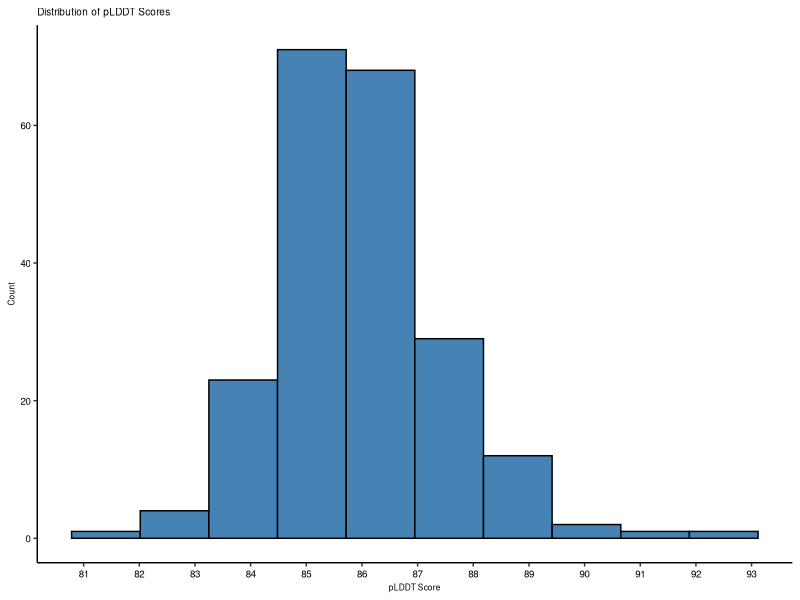
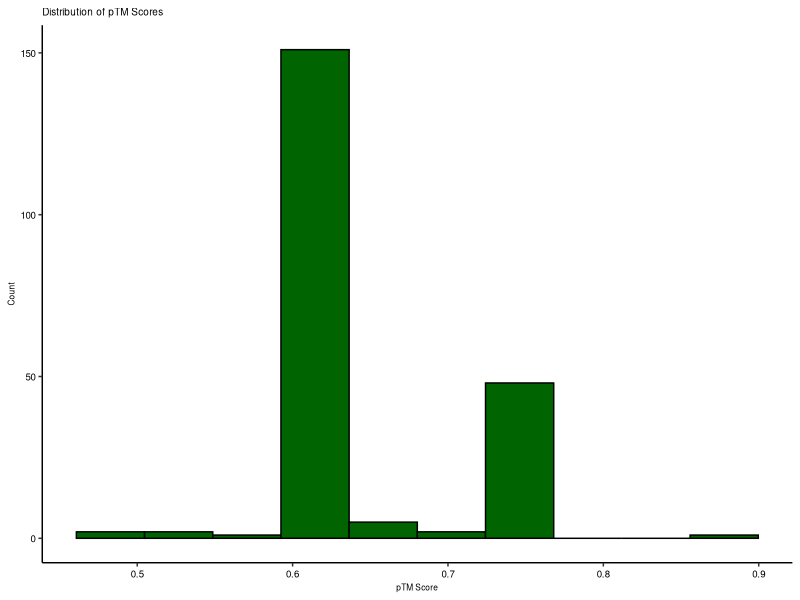
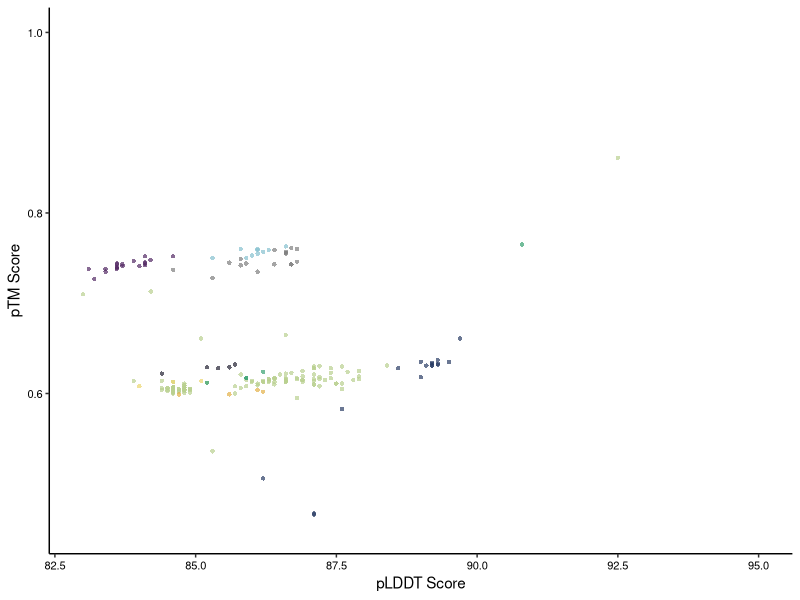
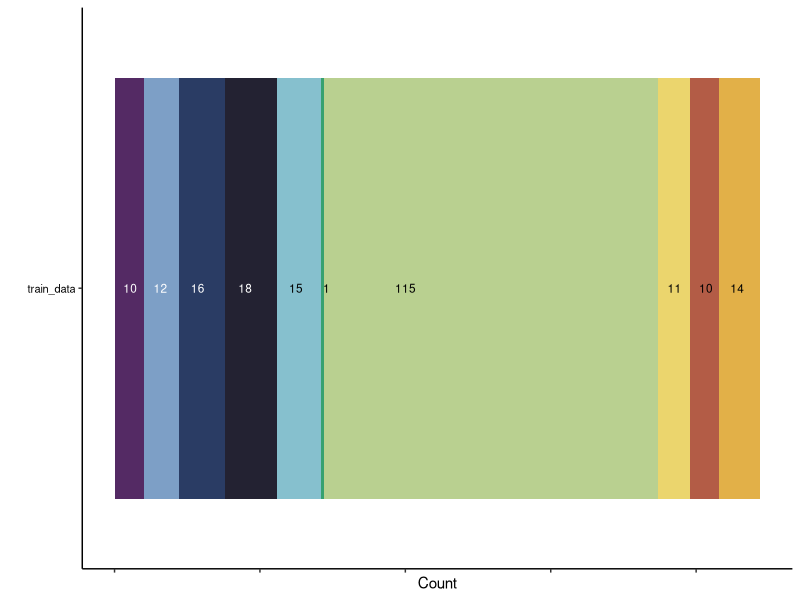

Source code (R) for these figures, in order:
#-----------------------------------------------------------------------------------------------
# Author: Danielle M. Stevens
# Last Updated: 07/06/2020
# Script Purpose: 
# Inputs: 
# Outputs: 
#-----------------------------------------------------------------------------------------------

######################################################################
#  libraries to load
######################################################################

#load packages
library(readr)
library(tidyverse)
library(ggplot2)
library(ggrepel)

# color code for genera of interest
epitope_colors <- c("#b35c46","#e2b048","#ebd56d","#b9d090","#37a170","#86c0ce","#7d9fc6", "#2a3c64", "#542a64", "#232232")
names(epitope_colors) <- c("crip21","csp22","elf18","flg22","flgII-28","In11","nlp", "pep-25", "pg", "scoop")

receptor_colors <- c("#b35c46","#e2b048","#ebd56d","#b9d090","#37a170","#86c0ce","#7d9fc6", "#2a3c64", "#542a64", "#232232")
names(receptor_colors) <- c("CuRe1","CORE","EFR","FLS2","FLS3","INR","RLP23", "PERU", "RLP42", "MIK2")

# load alphafold scores
alphafold_scores <- read_table("./04_Preprocessing_results/alphafold_scores.txt", col_names = TRUE)
colnames(alphafold_scores) <- c("Receptor", "Best_Model", "pLDDT", "pTM")
#summary(alphafold_scores)

######################################################################
#  plots of alphafold scores before processing in LRR-Annotation
######################################################################

# Histogram of pLDDT scores
pLDDT_plot <- ggplot(alphafold_scores, aes(x = pLDDT)) +
            geom_histogram(bins = 10, fill = "steelblue", color = "black") +
            labs(title = "Distribution of pLDDT Scores",x = "pLDDT Score", y = "Count") +
            theme_classic() +
            theme(axis.text.x = element_text(size = 7, color = "black"),
                    axis.text.y = element_text(size = 7, color = "black"),
                    title = element_text(size = 6)) +
            scale_x_continuous(breaks = 80:100)

ggsave(filename = "./04_Preprocessing_results/pLDDT_plot.pdf", plot = pLDDT_plot, device = "pdf", dpi = 300, width = 2.5, height = 2)


# Histogram of pTM scores
pTM_plot <- ggplot(alphafold_scores, aes(x = pTM)) +
            geom_histogram(bins = 10, fill = "darkgreen", color = "black") +
    labs(title = "Distribution of pTM Scores", x = "pTM Score", y = "Count") +
    theme_classic() +
    theme(axis.text.x = element_text(size = 7, color = "black"),
        axis.text.y = element_text(size = 7, color = "black"),
        title = element_text(size = 6)) 
    scale_x_continuous(breaks = 0.45:1.00)

ggsave(filename = "./04_Preprocessing_results/pTM_plot.pdf", plot = pTM_plot, device = "pdf", dpi = 300, width = 2.5, height = 2)


# Scatter plot of pLDDT vs pTM
alphafold_scores$Protein_Family <- str_extract(alphafold_scores$Receptor, "(?<=_)[^_]+$")
pLDDT_pTM_scatter<- ggplot(alphafold_scores, aes(x = pLDDT, y = pTM, color = Protein_Family)) +
  geom_point(stroke = NA, alpha = 0.7) +
  labs( x = "pLDDT Score", y = "pTM Score") +
  scale_color_manual(values = receptor_colors) +
  theme_classic() +
  theme(axis.text.x = element_text(size = 8, color = "black"),
        axis.text.y = element_text(size = 8, color = "black"),
        legend.position = "none") +
    xlim(83, 95) +
    ylim(0.45, 1.00) 

ggsave(filename = "./04_Preprocessing_results/pLDDT_pTM_scatter.pdf", plot = pLDDT_pTM_scatter, device = "pdf", dpi = 300, width = 2.5, height = 2)

######################################################################
#  plot comparisons of LRR-Annotation and literature descriptions
######################################################################

load_training_ML_data <- readxl::read_xlsx(path = "./02_in_data/All_LRR_PRR_ligand_data.xlsx")
load_training_ML_data <- data.frame(load_training_ML_data)[1:12]


######################################################################
#  plot of test data 
######################################################################

test_data <- readr::read_csv(file = "./05_datasets/test_stratify.csv")
test_summary <- test_data %>% group_by(Receptor) %>% summarize(n = n())
test_summary$train_data <- "train_data"

# Combine INR and INR-like counts and remove INR-like
test_summary$n[test_summary$Receptor == "INR"] <- test_summary$n[test_summary$Receptor == "INR"] + 
test_summary$n[test_summary$Receptor == "INR-like"]
test_summary <- test_summary[test_summary$Receptor != "INR-like",]

# plot a stacked bar chart of the number of sequences in each Receptor
test_summary_plot <-ggplot(test_summary, aes(x = train_data, y = n, fill = Receptor)) +
  geom_bar(stat = "identity") +
  geom_text(aes(label = n, color = Receptor),
            size = 3, 
            position = position_stack(vjust = 0.2),
            hjust = -0.2) +
  theme_classic() +
  theme(axis.text.x = element_blank(),
        axis.text.y = element_text(size = 8, color = "black"),
        legend.position = "none") +
  scale_fill_manual(values = receptor_colors) +
  scale_color_manual(values = c(
    "CuRe1" = "black",    # Light color - black text
    "CORE" = "black",     # Light color - black text  
    "EFR" = "black",      # Light color - black text
    "FLS2" = "black",     # Light color - black text
    "FLS3" = "black",     # Light color - black text
    "INR" = "black",      # Light color - black text
    "RLP23" = "white",    # Dark color - white text
    "PERU" = "white",     # Dark color - white text
    "RLP42" = "white",    # Dark color - white text
    "MIK2" = "white"      # Dark color - white text
  )) +
  coord_flip() +
  xlab("") +
  ylab("Count")


ggsave(filename = "./04_Preprocessing_results/test_summary_plot.pdf", plot = test_summary_plot, device = "pdf", dpi = 300, width = 3.2, height = 0.8)
